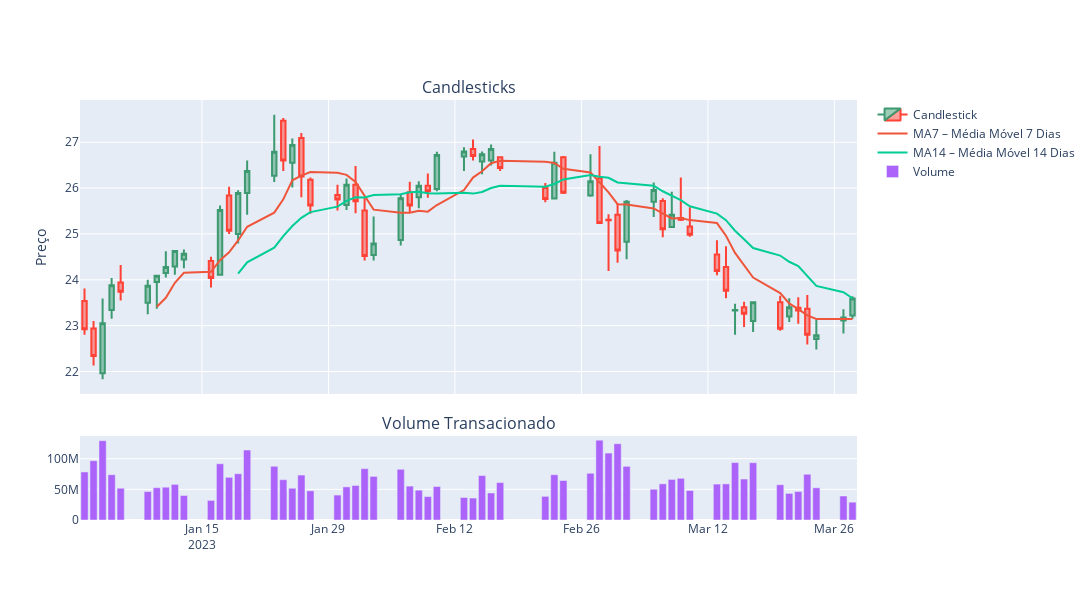

The code cell stored with this chart in its notebook:
### Code cell
fig = make_subplots(rows=2, cols=1, shared_xaxes=True,
                    vertical_spacing=0.1,
                    subplot_titles=('Candlesticks', 'Volume Transacionado'),
                    row_width=[0.2, 0.7])

fig.add_trace(go.Candlestick(x=df.index,
                             open=df['Abertura'],
                             high=df['Maximo'],
                             low=df['Minimo'],
                             close=df['Fechamento'],
                             name='Candlestick'),
                             row=1, col=1)

fig.add_trace(go.Scatter(x=df.index,
                         y=df['MA7'],
                         mode='lines',
                         name='MA7 – Média Móvel 7 Dias'),
                         row=1, col=1)

fig.add_trace(go.Scatter(x=df.index,
                         y=df['MA14'],
                         mode='lines',
                         name='MA14 – Média Móvel 14 Dias'),
                         row=1, col=1)

fig.add_trace(go.Bar(x=df.index,
                     y=df['Volume'],
                     name='Volume'),
                     row=2, col=1)

fig.update_layout(yaxis_title='Preço',
                  xaxis_rangeslider_visible=False,  # Desativa o range slider
                  width=1100, height=600)

fig.show()
